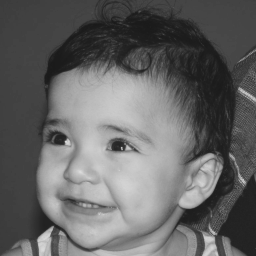
//> input picture trocaregioes/biel.png, 256 x 256 px
$ ./trocaregioes biel.png   (built with g++ and OpenCV 4)
//> lines starting //> are read from the running program, lines starting //| are printed output that depends on the picture
#include <iostream>
//#include <cv.h>
#include <opencv/highgui.h>
#include <opencv2/core/core.hpp>
#include <opencv2/highgui/highgui.hpp>

using namespace cv;
//using namespace std;

int main(int argc, char const *argv[]) {

  Mat imagem = imread(argv[1], CV_LOAD_IMAGE_GRAYSCALE);
//> imagem is the input picture: 256 rows x 256 cols, CV_8UC1; min 26, max 219, mean 100.9
  Mat imagem1, imagem2, imagem3, imagem4;

  int largura = imagem.rows;
//> largura = 256
  int altura = imagem.cols;
//> altura = 256
  Mat nova_imagem(0,0, altura, largura);
  nova_imagem = imagem;


  imagem1 = imagem(Rect(altura/2, largura/2, altura/2, largura/2));
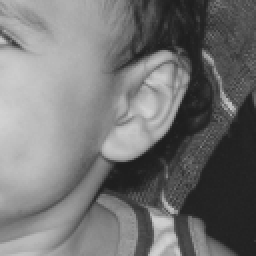
//> imagem1: 128 rows x 128 cols, CV_8UC1 (shown 2 times larger); min 29, max 211, mean 115.9
  imagem2 = imagem(Rect(altura/2, 0, altura/2, largura/2));
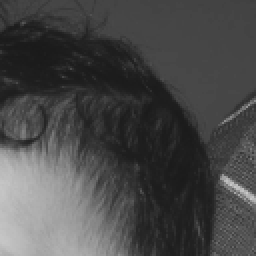
//> imagem2: 128 rows x 128 cols, CV_8UC1 (shown 2 times larger); min 26, max 201, mean 72.7
  imagem3 = imagem(Rect(0, largura/2, altura/2, largura/2));
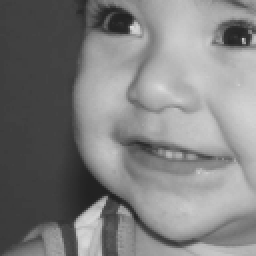
//> imagem3: 128 rows x 128 cols, CV_8UC1 (shown 2 times larger); min 32, max 219, mean 127.2
  imagem4 = imagem(Rect(0, 0, altura/2, largura/2));
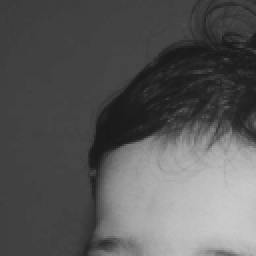
//> imagem4: 128 rows x 128 cols, CV_8UC1 (shown 2 times larger); min 26, max 203, mean 87.9


  imagem1.copyTo(nova_imagem(Rect(0, 0, altura/2, largura/2)));
  imagem2.copyTo(nova_imagem(Rect(altura/2, largura/2, altura/2, largura/2)));
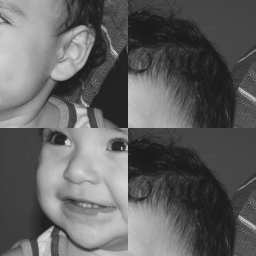
//> nova_imagem: 256 rows x 256 cols, CV_8UC1; min 26, max 219, mean 97.1
  imagem3.copyTo(nova_imagem(Rect(altura/2, 0, altura/2, largura/2)));
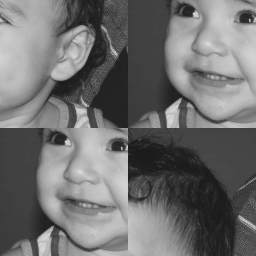
//> nova_imagem: 256 rows x 256 cols, CV_8UC1; min 26, max 219, mean 110.7
  imagem4.copyTo(nova_imagem(Rect(0, largura/2, altura/2, largura/2)));
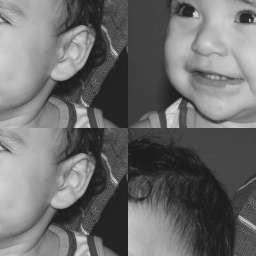
//> nova_imagem: 256 rows x 256 cols, CV_8UC1; min 26, max 219, mean 107.9

  //p2.copyTo(nova_imagem(Rect(0, 0.5*largura, 0.5*altura, 0.5*largura)));
   imshow("Imagem", nova_imagem);
   waitKey();

  return 0;
}
